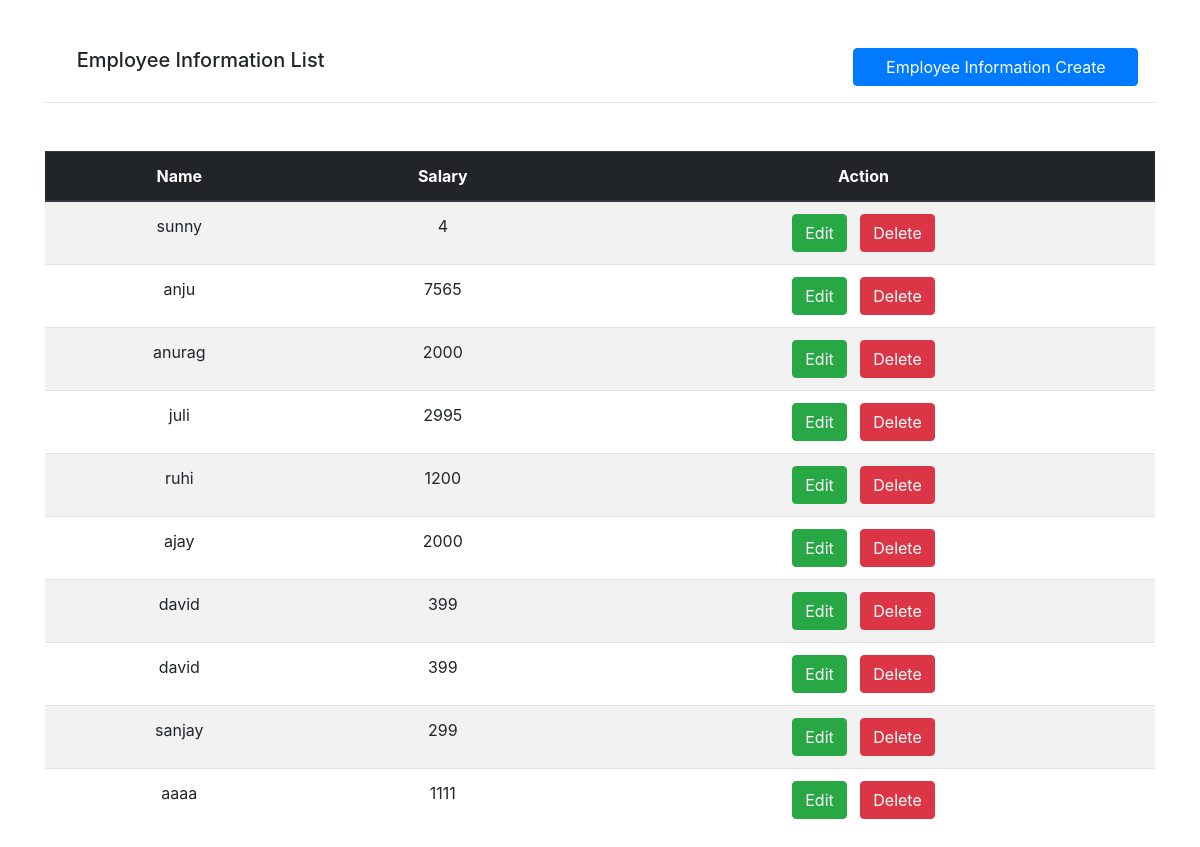
The page / on the database its author committed.
### home/models.py (models this page shows)
class Employee(models.Model):
    name = models.CharField(max_length = 50)
    salary =models.IntegerField()

### home/views.py (the view)
# urls.py: path('',views.home_pg),
def home_pg(request):
    context = {}
    search = request.GET.get('search')
    if search:
        student = Employee.objects.filter(name = search)
    else:
        student = Employee.objects.all()
    context['stu'] = student
    return render(request, 'show.html' , context)

### home/templates/show.html
{% extends 'base.html' %}
{% block content %}
    <div class=" row d-flex justify-content-around mt-5">
        <div class="col-md-3"><h5>Employee Information List</h5></div>
        <div class="col-md-4"></div>
    <a href="create/" class="btn btn-primary col-md-3">Employee Information Create</a>
    </div>
    <hr mt-2>
    {% if stu%}
        <table class="table mt-5 text-center table-striped">
            <thead class="thead-dark">
            <tr>
                <th scope="col">Name</th>
                <th scope="col">Salary</th>
                <th scope="col">Action</th>
            </tr>
            </thead>
            <tbody class="table-striped">
            {% for  each in stu %}
                <tr>
                    <td>{{each.name}}</td>
                    <td>{{each.salary}}</td>
                    <td><a href="update/{{each.roll_no}}" class="btn btn-success">Edit </a> &nbsp;&nbsp;<a href="delete/{{each.roll_no}}" class="btn btn-danger">Delete</a></td>
                </tr>
            {% endfor %}
            </tbody>
        </table>
    {% else %}
        <div > Employee Data is Empty..</div>
    {% endif %}
{% endblock content %}

### home/templates/base.html (shortened to what this page needs)
<!doctype html>
<html lang="en">
  <head>
    <link rel="stylesheet" href="https://stackpath.bootstrapcdn.com/bootstrap/4.1.3/css/bootstrap.min.css">
  </head>
  <body>
    <div class="container">
          {% block content %}
          {% endblock %}
    </div>
  </body>
</html>

### rows shown on the page
Employee: name "sunny", salary "4"
Employee: name "anju", salary "7565"
Employee: name "anurag", salary "2000"
Employee: name "juli", salary "2995"
Employee: name "ruhi", salary "1200"
Employee: name "ajay", salary "2000"
Employee: name "david", salary "399"
Employee: name "david", salary "399"
Employee: name "sanjay", salary "299"
Employee: name "aaaa", salary "1111"
